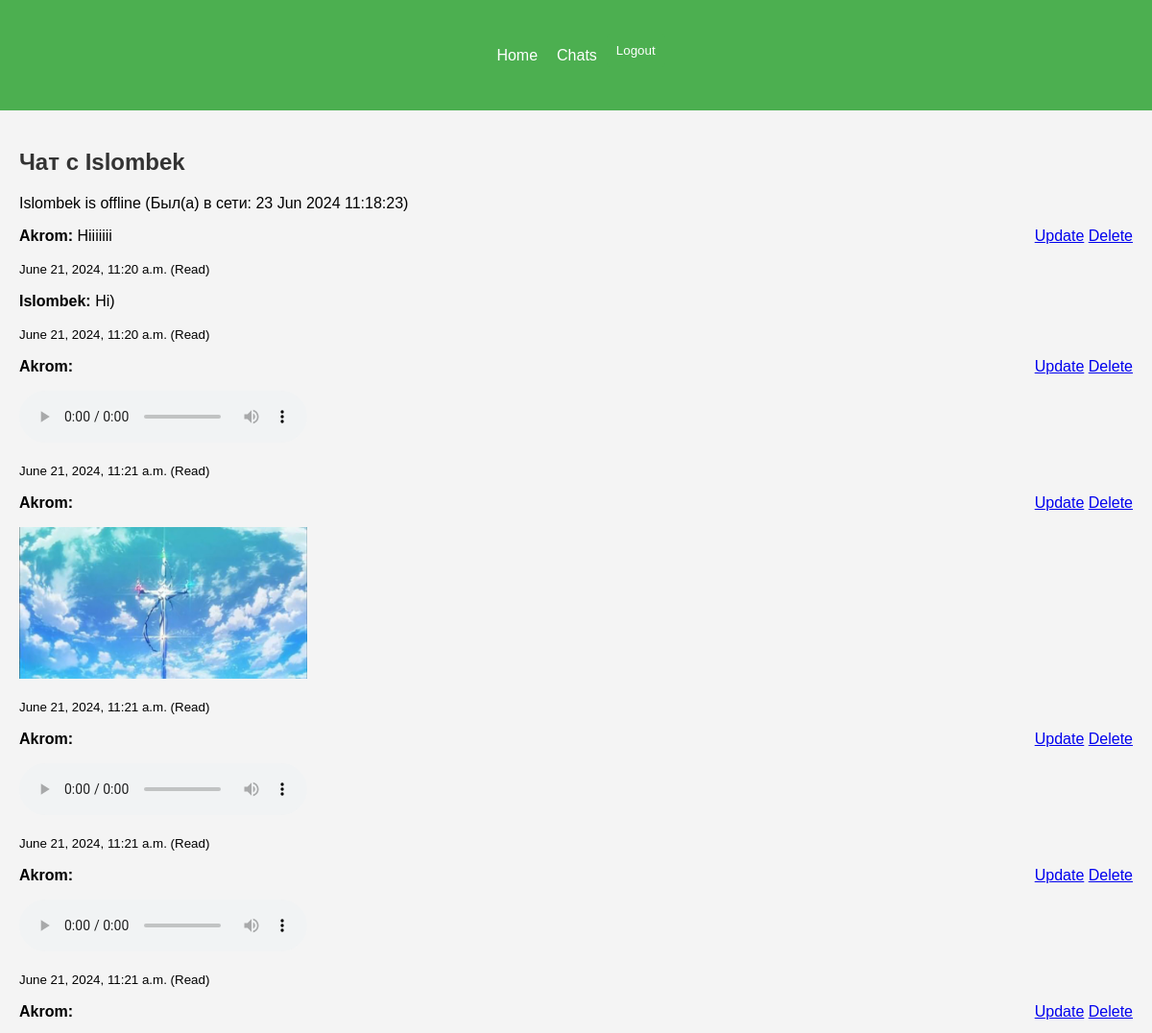
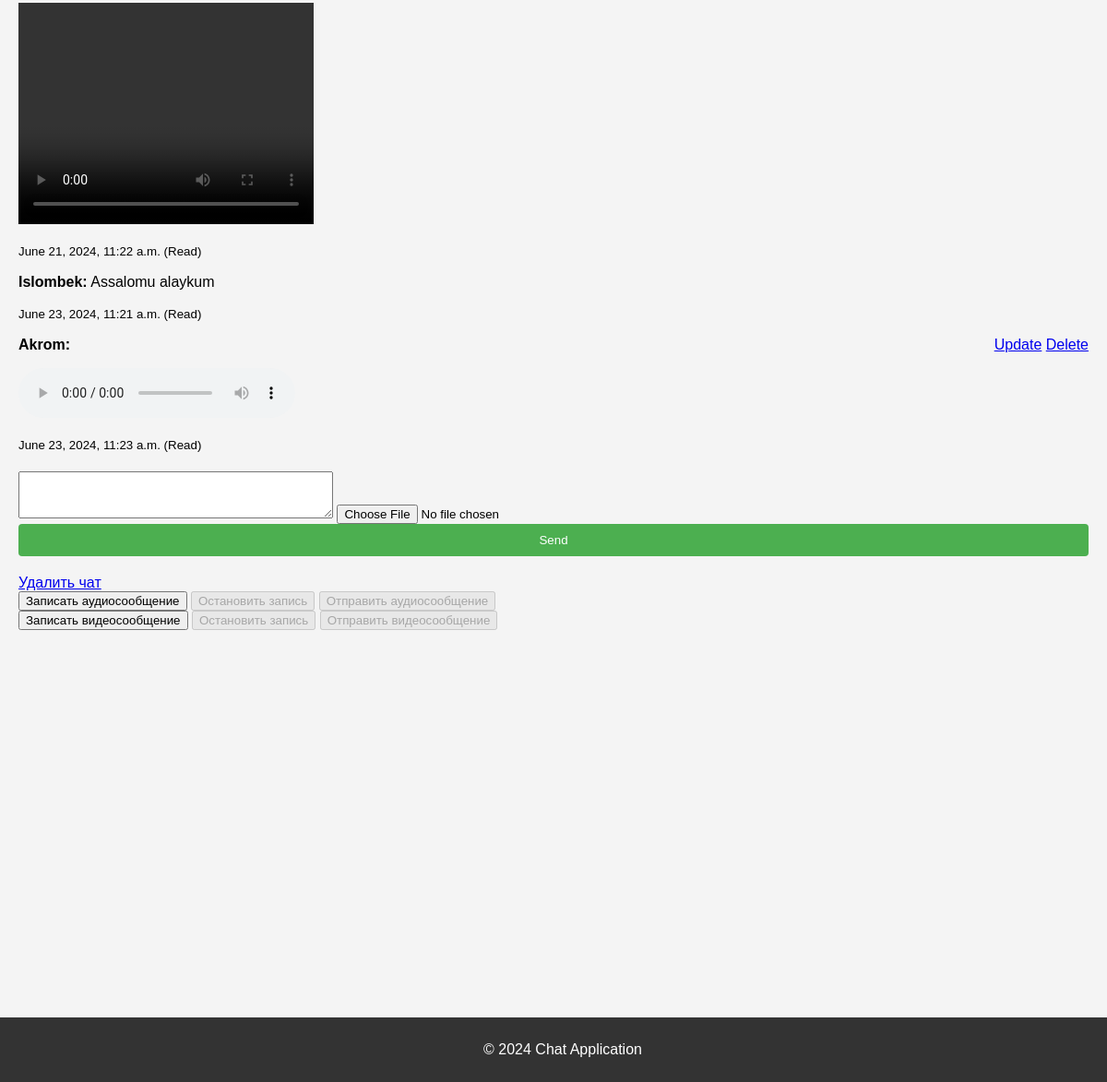
/chat/chats/13/ (signed in), run on the app's committed database (2 pictures, top to bottom).
### chat/models.py (models this page shows, shortened)
class Profile(models.Model):
    user = models.OneToOneField(User, on_delete=models.CASCADE)
    last_seen = models.DateTimeField(default=timezone.now)
    online = models.BooleanField(default=False)
    def is_online(self):
        now = timezone.now()
        return self.online and (now - self.last_seen) < datetime.timedelta(minutes=5)

class Message(models.Model):
    chat = models.ForeignKey(Chat, related_name='messages', on_delete=models.CASCADE)
    sender = models.ForeignKey(User, related_name='send_message', on_delete=models.CASCADE)
    receiver = models.ForeignKey(User, related_name='received_messages', on_delete=models.CASCADE)
    text = models.TextField(blank=True)
    file = models.FileField(upload_to='uploads/', blank=True, null=True)
    timestamp = models.DateTimeField(auto_now_add=True)
    deleted_for = models.ManyToManyField(User, related_name='deleted_messages', blank=True)
    is_read = models.BooleanField(default=False)

### chat/views.py (the view)
# urls.py: path('chats/<int:chat_id>/', views.chat_detail, name='chat_detail'),
@login_required
def chat_detail(request, chat_id):
    chat = get_object_or_404(Chat, id=chat_id)
    if request.user not in chat.participants.all():
        return redirect('chat_list')
    if request.method == 'POST':
        form = MessageForm(request.POST, request.FILES)
        if form.is_valid():
            message = form.save(commit=False)
            message.sender = request.user
            message.receiver = chat.participants.exclude(id=request.user.id).first()
            message.chat = chat
            message.save()
            return redirect('chat_detail', chat_id=chat.id)
    else:
        form = MessageForm()
    messages = Message.objects.filter(chat=chat)
    unread_messages = messages.filter(receiver=request.user, is_read=False)
    unread_messages.update(is_read=True)
    other_participant = chat.participants.exclude(id=request.user.id).first()
    return render(request, 'chat/chat_detail.html', {
        'chat': chat,
        'messages': messages,
        'other_participant': other_participant,
        'form': form
    })

### chat/forms.py (shortened to what this page needs)
class MessageForm(forms.ModelForm):
    class Meta:
        model = Message
        fields = ['text', 'file']
        widgets = {
            'text': forms.Textarea(attrs={'rows': 3}),
        }

### chat/templatetags/custom_filters.py (called while the page is built)
@register.filter
def is_image(file_url):
    return file_url.lower().endswith(('.png', '.jpg', '.jpeg', '.gif'))

@register.filter
def is_video(file_url):
    return file_url.lower().endswith(('.mp4', '.avi', '.mov', '.wmv'))

@register.filter
def is_audio(file_url):
    return file_url.lower().endswith(('.mp3', '.wav', '.ogg'))

### templates/chat/chat_detail.html (shortened to what this page needs)
{% extends "base.html" %}
{% load custom_filters %}
{% block content %}
<h2>Чат с {{ other_participant.username }}</h2>
{% if other_participant.profile.is_online %}
    <p>{{ other_participant.username }} is online</p>
{% else %}
    <p>{{ other_participant.username }} is offline (Был(а) в сети: {{ other_participant.profile.last_seen|date:"d M Y H:i:s" }})</p>
{% endif %}
<div class="messages">
    {% for message in messages %}
        {% if request.user not in message.deleted_for.all %}
            <div class="message {% if message.sender == user %}sent{% else %}received{% endif %}" style="position: relative;">
                <p><strong>{{ message.sender.username }}:</strong> {{ message.text }}</p>
                {% if message.file %}
                    {% if message.file.url|is_image %}
                        <p><img src="{{ message.file.url }}" style="max-width: 300px; max-height: 300px;"></p>
                    {% elif message.file.url|is_video %}
                        <p><video width="320" height="240" controls>
                            <source src="{{ message.file.url }}" type="video/mp4">
                        </video></p>
                    {% elif message.file.url|is_audio %}
                        <p><audio controls>
                            <source src="{{ message.file.url }}" type="audio/mpeg">
                        </audio></p>
                    {% endif %}
                {% endif %}
                <div style="position: absolute; right: 0; top: 0;">
                    {% if message.sender == user %}
                        <a href="{% url 'update_message' message.id %}">Update</a>
                        <a href="{% url 'delete_message' message.id %}">Delete</a>
                    {% endif %}
                </div>
                <small>{{ message.timestamp }} {% if message.is_read %} (Read) {% endif %}</small>
            </div>
        {% endif %}
    {% endfor %}
</div>
<form method="post" enctype="multipart/form-data">
    {{ form.text }}
    {{ form.file }}
    <button type="submit">Send</button>
</form>
<a href="{% url 'delete_chat' chat.id %}">Удалить чат</a>
<div>
    <button id="recordAudioButton">Записать аудиосообщение</button>
    <button id="stopAudioButton" disabled>Остановить запись</button>
    <button id="sendAudioButton" disabled>Отправить аудиосообщение</button>
</div>
<div>
    <button id="recordVideoButton">Записать видеосообщение</button>
    <button id="stopVideoButton" disabled>Остановить запись</button>
    <button id="sendVideoButton" disabled>Отправить видеосообщение</button>
</div>
{% endblock %}

### static/css/style.css (style rules this page uses)
body { font-family: Arial, sans-serif; background-color: #f4f4f4; margin: 0; padding: 0; }
h1, h2 { color: #333; }
form { margin: 20px 0; }
form input[type="text"], form input[type="password"], form input[type="email"], form button { display: block; width: 100%; padding: 10px; margin-bottom: 10px; border: 1px solid #ccc; border-radius: 4px; box-sizing: border-box; }
form button { background-color: #4CAF50; color: white; border: none; cursor: pointer; }

### data on the page
Message: sender.username "Akrom", text "Hiiiiiii", shows "Update", timestamp "June 21, 2024, 11:20 a.m.", is_read "(Read)"
Message: sender.username "Islombek", text "Hi)", timestamp "June 21, 2024, 11:20 a.m.", is_read "(Read)"
Message: sender.username "Akrom", shows "Update", timestamp "June 21, 2024, 11:21 a.m.", is_read "(Read)"
Message: sender.username "Akrom", file (picture), shows "Update", timestamp "June 21, 2024, 11:21 a.m.", is_read "(Read)"
Message: sender.username "Akrom", shows "Update", timestamp "June 21, 2024, 11:21 a.m.", is_read "(Read)"
Message: sender.username "Akrom", shows "Update", timestamp "June 21, 2024, 11:21 a.m.", is_read "(Read)"
Message: sender.username "Akrom", shows "Update", timestamp "June 21, 2024, 11:22 a.m.", is_read "(Read)"
Message: sender.username "Islombek", text "Assalomu alaykum", timestamp "June 23, 2024, 11:21 a.m.", is_read "(Read)"
Message: sender.username "Akrom", shows "Update", timestamp "June 23, 2024, 11:23 a.m.", is_read "(Read)"

### other printed values
{{ other_participant.username }} "Islombek"
{{ other_participant.profile.last_seen|date:"d M Y H:i:s" }} "23 Jun 2024 11:18:23"
